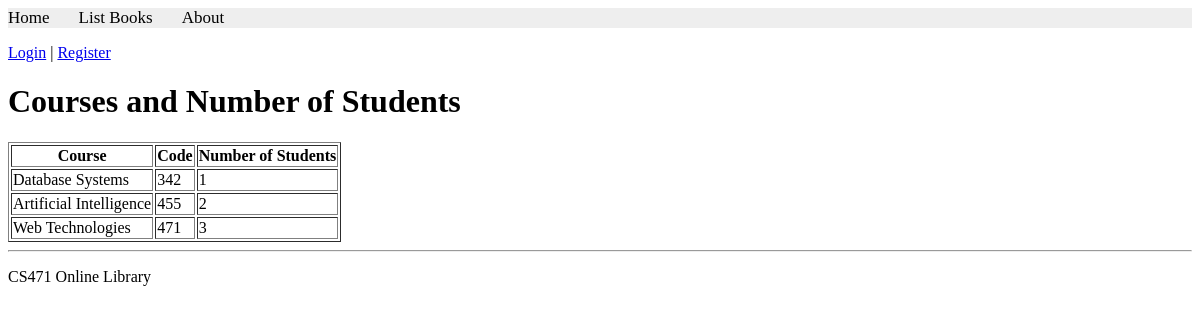
The page /books/lab9/task2 on the database its author committed.
### apps/bookmodule/models.py (models this page shows, shortened)
class Course(models.Model):
    title = models.CharField(max_length=100)
    code = models.IntegerField(unique=True)

### apps/bookmodule/views.py (the view)
# urls.py: path('lab9/task2', views.lab9_task2, name='books.lab9_task2'),
def lab9_task2(request):
    courses = Course.objects.annotate(
        student_count=Count('students')
    )
    return render(
        request,
        'bookmodule/lab9_task2.html',
        {'courses': courses}
    )

### apps/templates/bookmodule/lab9_task2.html (shortened to what this page needs)
{% extends "layouts/base.html" %}
{% block content %}
<h1>Courses and Number of Students</h1>
<table border="1">
    <tr>
        <th>Course</th>
        <th>Code</th>
        <th>Number of Students</th>
    </tr>
    {% for course in courses %}
    <tr>
        <td>{{ course.title }}</td>
        <td>{{ course.code }}</td>
        <td>{{ course.student_count }}</td>
    </tr>
    {% empty %}
    <tr>
        <td colspan="3">No courses found.</td>
    </tr>
    {% endfor %}
</table>
{% endblock content %}

### rows shown on the page
Course: title "Database Systems", code "342", student_count "1"
Course: title "Artificial Intelligence", code "455", student_count "2"
Course: title "Web Technologies", code "471", student_count "3"
